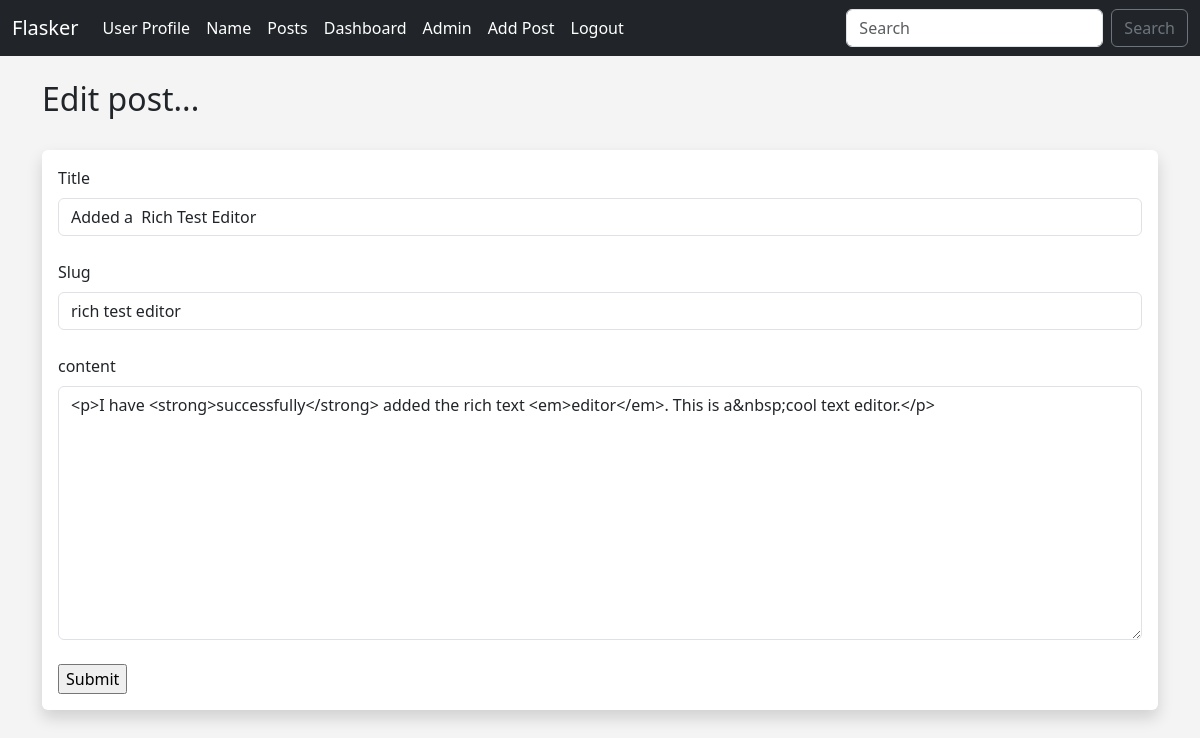
Page /edit/posts/3 (signed in) on the committed database.
### app.py (models this page shows)
class Posts_blog(db.Model):
    id = db.Column(db.Integer, primary_key=True)
    title = db.Column(db.String(255))
    content = db.Column(db.Text, nullable=False)
    slug =  db.Column(db.String(255), nullable=False)
    date_added = db.Column(db.DateTime, default=datetime.utcnow)
    poster_id = db.Column(db.Integer, db.ForeignKey('users.id'))

### app.py (the view, shortened to what this page needs)
@app.route("/edit/posts/<int:id>", methods= ["GET", "POST"])
def edit_post(id):
    post = Posts_blog.query.get_or_404(id)
    form = PostForm()
    if post.poster.id == current_user.id:
        form.title.data = post.title
        form.slug.data = post.slug
        form.content.data = post.content
        return render_template("edit_post.html", form=form)
    else:
        flash("You are not authorised to edit that post")
        posts = Posts_blog.query.order_by(Posts_blog.date_added)
        return render_template("posts.html", posts=posts)

### webforms.py
class PostForm(FlaskForm):
    title = StringField("Title", validators = [DataRequired()])
    author = StringField("Author")
    content = CKEditorField('content', validators=[DataRequired()])
    slug = StringField("Slug", validators=[DataRequired()])
    submit = SubmitField("Submit")

class SearchForm(FlaskForm):
    searched = StringField("Searched", validators=[DataRequired()])
    submit = SubmitField("Submit")

### app.py (called while the page is built)
@login_manager.user_loader
def user_loader(user_id):
    return Users.query.get(int(user_id))

@app.context_processor
def base():
    form = SearchForm()
    return dict(form=form)

### templates/edit_post.html (shortened to what this page needs)
{% extends "base.html" %}
{% block content %}
    {% if current_user.is_authenticated %}
    <h2>Edit post...</h2>
    <br/>
    <div class= "shadow p-3 mb-5 bg-body rounded">
        <form method = "POST">
                {{ form.title.label(class= "form-label") }}
                {{ form.title(class="form-control") }}
                <br/>
                {{ form.slug.label(class= "form-label") }}
                {{ form.slug(class="form-control") }}
                <br/>
                 {{ form.content.label(class= "form-label") }}
                {{ form.content(class="form-control", rows ="10") }}
                <br/>
                {{ form.submit() }}
        </form>
    </div>
    {% else %}
    <h3>Sorry, you must login to edit the post.</h3>
    <br/><br/>
    <a href="{{ url_for('login') }}">Login</a>
    {% endif %}
{% endblock %}

### static/css/style.css (style rules this page uses)
body { background-color: #f4f4f4; }

### rows in the picture
Posts_blog: title "Added a Rich Test Editor", slug "rich test editor", content "<p>I have <strong>successfully</strong> added the rich text <em>editor</em>. This is a&nbsp;cool text editor.</p>"
